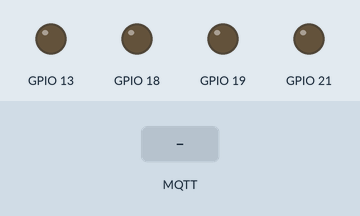
Bench run of a sketch on a simulated ESP32. On the bench: output pins drawn as LEDs (lit = HIGH). The test bench sets the inputs (shaded band). WiFi joins after 1.5 s; servers stay silent unless stated; no MQTT or app messages arrive unless stated; what the sketch prints to the serial monitor is not drawn.

Above: at 2.7 s.
2.8 s: MQTT message "1" arrives on the first subscribed topic
At 3.7 s:
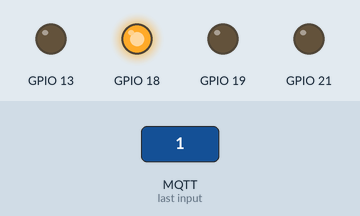
4.3 s: MQTT message "t" arrives on the second subscribed topic
At 4.8 s:
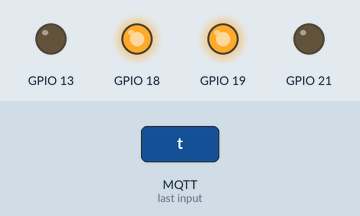
5.8 s: MQTT message "0" arrives on the first subscribed topic
At 7.0 s:
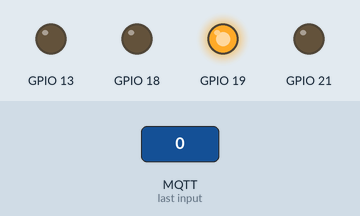
7.3 s: MQTT message "1" arrives on the third subscribed topic
At 8.3 s:
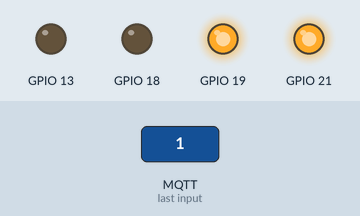
8.8 s: MQTT message "t" arrives on the first subscribed topic
At 9.5 s:
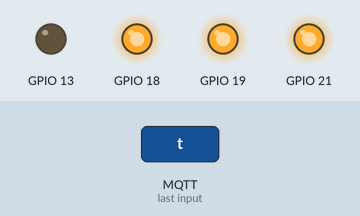
10.3 s: MQTT message "0" arrives on the second subscribed topic
At 10.6 s:
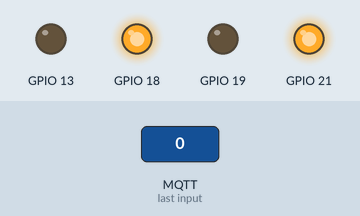
Timing chart, 0 to 12.8 s (numbered marks = the images above; inputs shaded):
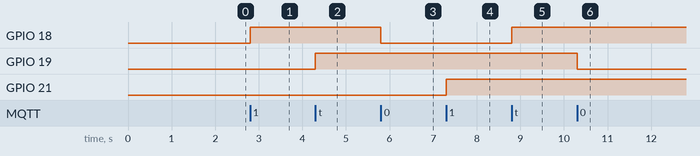

Measured:
- after the input at 2.8 s, GPIO 18: LOW → HIGH at once
- after the input at 4.3 s, GPIO 19: LOW → HIGH at once
- after the input at 5.8 s, GPIO 18: HIGH → LOW at once
- after the input at 7.3 s, GPIO 21: LOW → HIGH at once
- after the input at 8.8 s, GPIO 18: LOW → HIGH at once
- after the input at 10.3 s, GPIO 19: HIGH → LOW at once

The sketch:

esp32.ino
```cpp
// iotHOME
// esp32
// ESP32 Dev Module
#include <WiFi.h>
#include <PubSubClient.h>
#include <IRremote.h>
#include <HTTPClient.h>

// wifi config
const char* ssid = "multimedia_dominikanska8";
const char* password = "dominikanskawynajem";

const char* nazwa = "iotHOME_esp32";

int input_pin = 23;
IRrecv irrecv(input_pin);
decode_results signals;

// mqtt config
const char* mqtt_server = "192.168.0.11";
const int mqtt_port = 1883;

long lastMsg = 0;
char msg[50];
int value = 0;

String topic[5];
String topic_status[5];
int pin[5];
boolean state[5];
boolean lastState = 0;
int howManyPins = 3;

int sensor = 0;
int lastSensor = 0;
boolean alarm_occured = false;
const char* outlet1_state;

bool czy_przycisk = false;

unsigned long long lastMillis = 0;
int delayTime = 5000;

WiFiClient espClient;
PubSubClient client(espClient);

void mqttAssign() {
  topic[0] = "home/outlets/outlet1"; // wzmacniacz
  pin[0] = 18;
  state[0] = LOW;
  topic[1] = "home/outlets/outlet2"; // lampki
  pin[1] = 19;
  state[1] = LOW;
  topic[2] = "home/outlets/outlet3"; // przedłużacz pod biurkiem
  pin[2] = 21;
  state[2] = LOW;
  topic[3] = "home/wzmacniacz/state"; // feedback wzmacniacza
  pin[3] = 27;
  state[3] = LOW;
  topic[4] = "home/outlets/outlet4"; // testowy przekaźnik
  pin[4] = 13;
  state[4] = LOW;
}

void mqttSubscribe() {
  for (int i = 0; i < howManyPins; i++) {
    char mqtt_topic[40];
    topic[i].toCharArray(mqtt_topic, 40);
    client.subscribe(mqtt_topic);
  }
}

void mqttAction(char* topic_received, char* payload) {
  for (int i = 0; i < howManyPins; i++) {
    char mqtt_topic[40];
    topic[i].toCharArray(mqtt_topic, 40);

    if (topic[i] == String(topic_received)) {
      if ((char)payload[0] == '1') {
        digitalWrite(pin[i], HIGH);
        state[i] = HIGH;
      }
      else if ((char)payload[0] == '0') {
        digitalWrite(pin[i], LOW);
        state[i] = LOW;
      }
      else if ((char)payload[0] == 't') {
        if (state[i] == LOW) {
          digitalWrite(pin[i], HIGH);
          state[i] = HIGH;
        } else {
          digitalWrite(pin[i], LOW);
          state[i] = LOW;
        }
      }
      char* state_buf = "0";
      if (state[i]) state_buf = "1";

      if (String(topic_received) == "home/outlets/outlet1") {
        client.publish("home/outlets/outlet1/state", state_buf);
      }
      if (String(topic_received) == "home/outlets/outlet2") {
        client.publish("home/outlets/outlet2/state", state_buf);
      }
      if (String(topic_received) == "home/outlets/outlet3") {
        client.publish("home/outlets/outlet3/state", state_buf);
      }
    }
  }
}

void callback(char* topic, byte* payload, unsigned int length) {
  char payload_all[30];
  Serial.print("Message arrived [");
  Serial.print(topic);
  Serial.print("] ");
  for (int i = 0; i < length; i++) {
    Serial.print((char)payload[i]);
    payload_all[i] = + payload[i];
  }
  Serial.println();
  mqttAction(topic, payload_all);
}

void reconnect() {
  while (!client.connected()) {
    Serial.println("Attempting MQTT connection...");
    String clientId = nazwa;
    if (client.connect(clientId.c_str())) {
      Serial.println("Connected!");
      mqttSubscribe();
    } else {
      delay(5000);
    }
  }
}

void setup() {
  mqttAssign();
  pinMode(pin[0], OUTPUT);
  pinMode(pin[1], OUTPUT);
  pinMode(pin[2], OUTPUT);
  pinMode(pin[3], INPUT_PULLUP);
  pinMode(pin[4], OUTPUT);
  pinMode(A0, INPUT);

  Serial.begin(9600);

  WiFi.begin(ssid, password);
  while (WiFi.status() != WL_CONNECTED) {
    delay(500);
    Serial.print(".");
  }
  Serial.println(WiFi.localIP());

  irrecv.enableIRIn();
  client.setServer(mqtt_server, mqtt_port);
  client.setCallback(callback);
  lastMillis = millis();
}

void loop() {
  if (!client.connected()) {
    reconnect();
  }
  client.loop();

  if (irrecv.decode(&signals)) {
    if (signals.value == 0xFFA25D) client.publish("home/remotes/main", "CH-");
    if (signals.value == 0xFF629D) client.publish("home/remotes/main", "CH");
    if (signals.value == 0xFFE21D) client.publish("home/remotes/main", "CH+");
    if (signals.value == 0xFF22DD) client.publish("home/remotes/main", "prev");
    if (signals.value == 0xFF02FD) client.publish("home/remotes/main", "next");
    if (signals.value == 0xFFC23D) client.publish("home/remotes/main", "playpause");
    if (signals.value == 0xFFE01F) client.publish("home/remotes/main", "-");
    if (signals.value == 0xFFA857) client.publish("home/remotes/main", "+");
    if (signals.value == 0xFF906F) client.publish("home/remotes/main", "EQ");
    if (signals.value == 0xFF6897) client.publish("home/remotes/main", "0");
    if (signals.value == 0xFF9867) client.publish("home/remotes/main", "100+");
    if (signals.value == 0xFFB04F) client.publish("home/remotes/main", "200+");
    if (signals.value == 0xFF30CF) client.publish("home/remotes/main", "1");
    if (signals.value == 0xFF18E7) client.publish("home/remotes/main", "2");
    if (signals.value == 0xFF7A85) client.publish("home/remotes/main", "3");
    if (signals.value == 0xFF10EF) client.publish("home/remotes/main", "4");
    if (signals.value == 0xFF38C7) client.publish("home/remotes/main", "5");
    if (signals.value == 0xFF5AA5) client.publish("home/remotes/main", "6");
    if (signals.value == 0xFF42BD) client.publish("home/remotes/main", "7");
    if (signals.value == 0xFF4AB5) client.publish("home/remotes/main", "8");
    if (signals.value == 0xFF52AD) client.publish("home/remotes/main", "9");
    irrecv.resume();
  }
}
```
